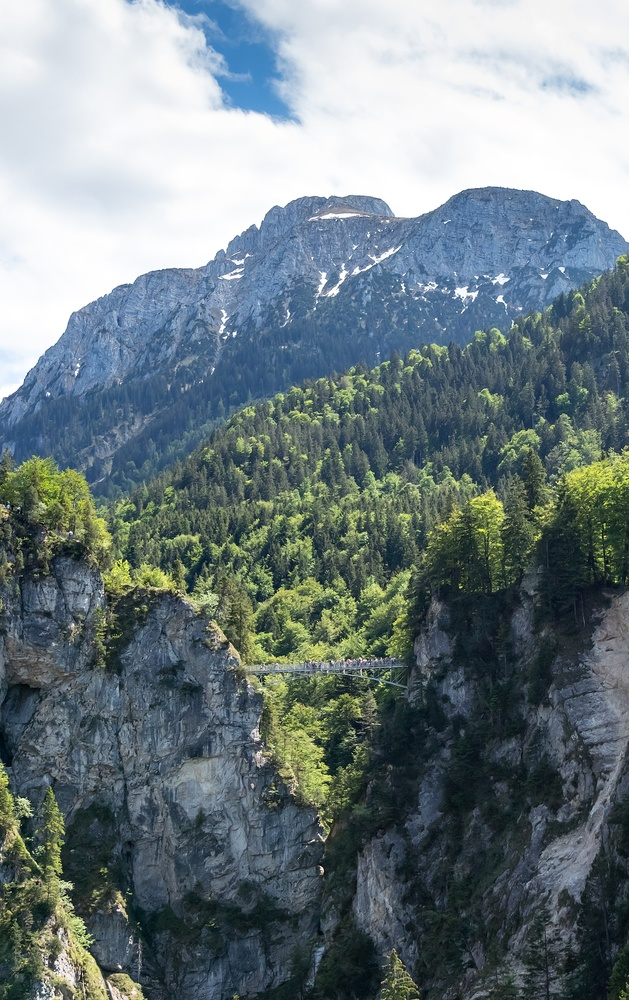
#> input picture images/4k.jpg, 629 x 1000 px, shrunk from 2182 x 3467 before the run
$ python S3_imgproc_tools.py
#> lines starting #> are read from the running program, lines starting #| are printed output that depends on the picture
# -*- coding: utf-8 -*-
"""
Created on Mon Sep 30 13:39:33 2019

@author: chamiotk
"""

import cv2
import numpy as np

#img_name="images/fujiyama_volcano.jpg"
img_name="images/4k.jpg"
img_gray=cv2.imread(img_name,0)
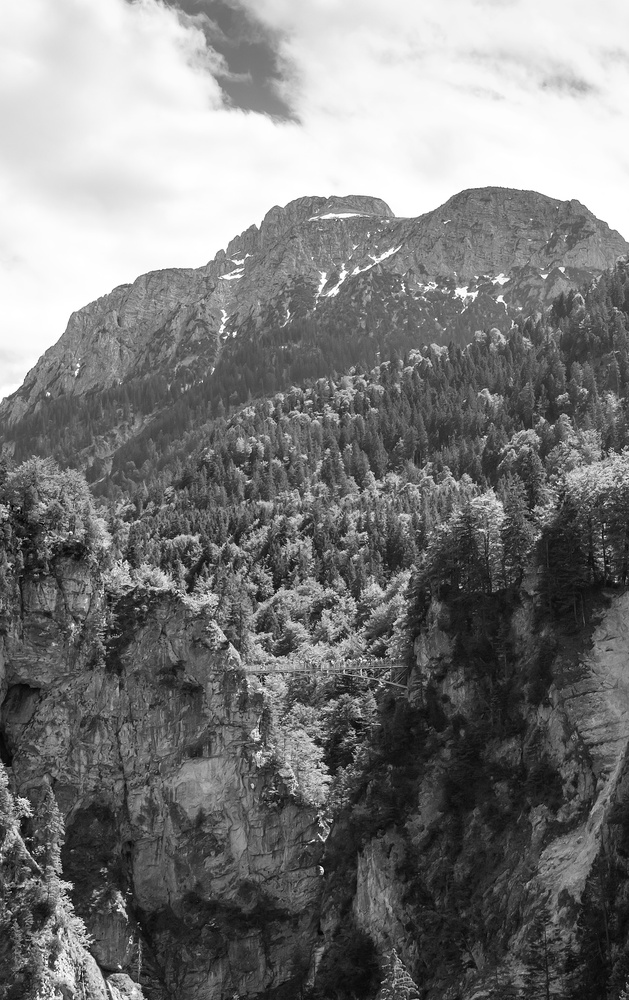
#> img_gray: shape (1000, 629); min 0, max 255, mean 121.9
img_bgr=cv2.imread(img_name,1)
#> img_bgr is the input picture: shape (1000, 629, 3); mean B, G, R 129.4, 125.6, 111.9

def invert_colors_manual(input_img):
    '''
    ####  slooooow ####
    row=input_img.shape[0]
    col=input_img.shape[1]
    channels=input_img.shape[2]
    for i in range(row):
        for j in range(col):
            for channel in range(channels):
                input_img[i,j,channel] = 255 - input_img[i,j,channel]
    return input_img
    ####
    '''
    return 255-input_img
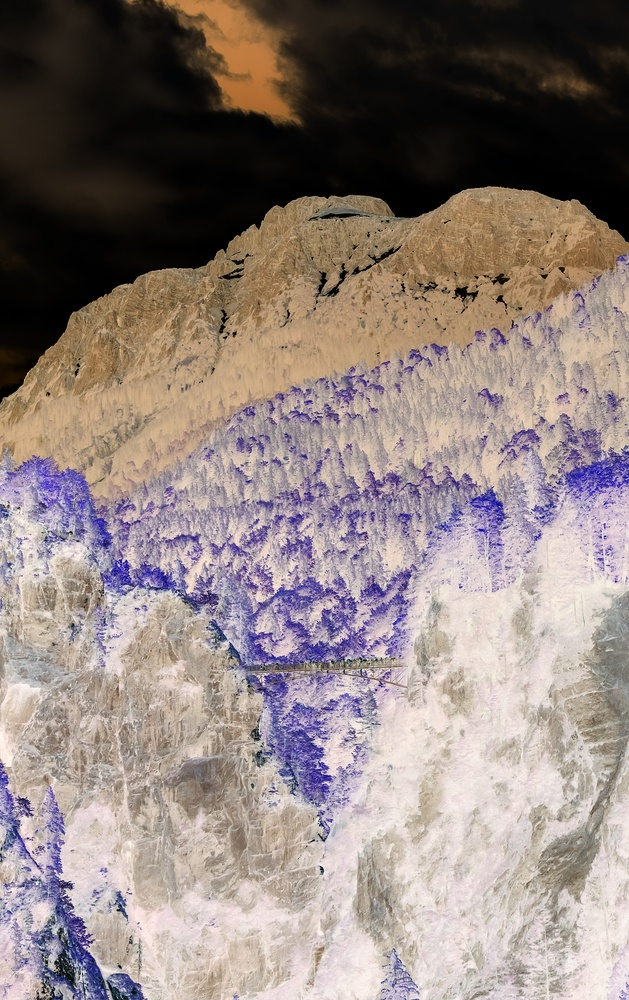
#> returned value: shape (1000, 629, 3); mean of channels 0, 1, 2 125.6, 129.4, 143.1; drawn as B, G, R


#### Test section #############

inverted_colors_img = invert_colors_manual(img_bgr)
cv2.imshow("Inverted colors", inverted_colors_img)
cv2.waitKey()

$ run again, with images/fujiyama_volcano.jpg copied over images/4k.jpg
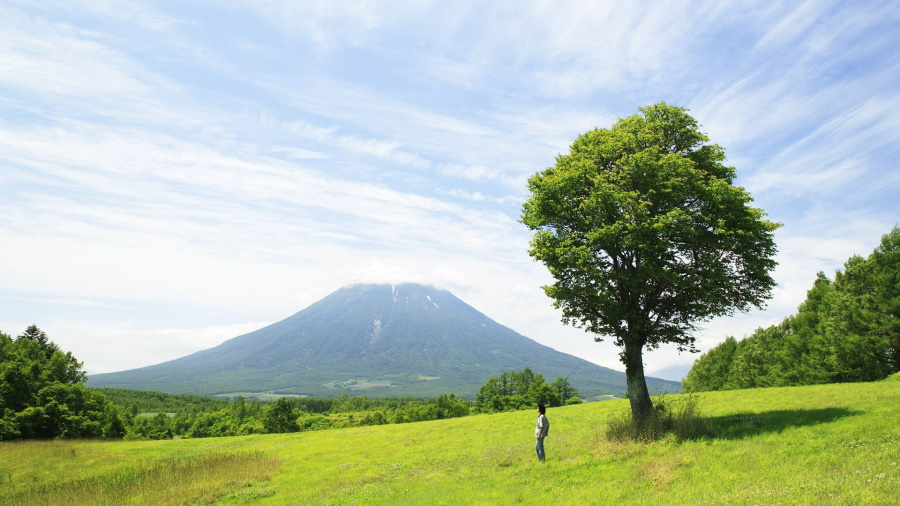
#> input picture images/fujiyama_volcano.jpg, 900 x 506 px
#> `img_gray=cv2.imread(img_name,0)`:
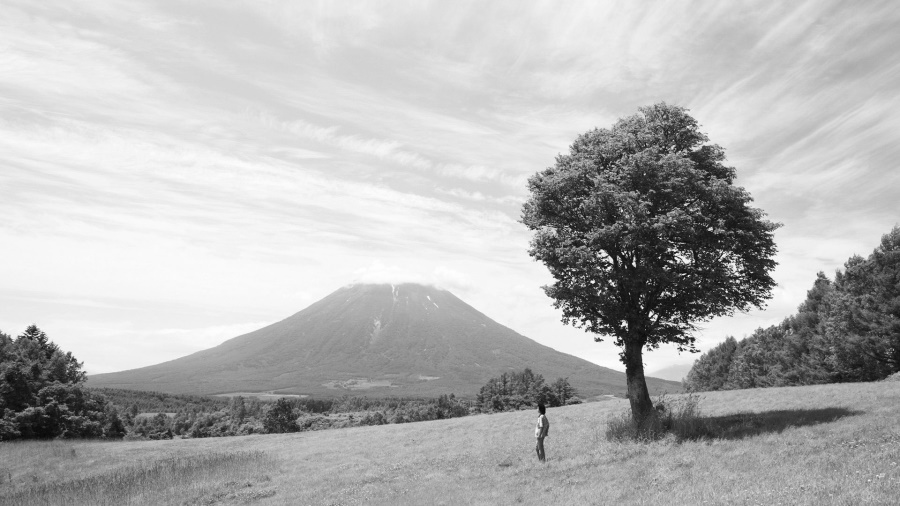
#> img_gray: shape (506, 900); min 6, max 255, mean 180.2
#> img_bgr is the input picture: shape (506, 900, 3); mean B, G, R 167.1, 187, 171.9
#> in invert_colors_manual, `return 255-input_img`:
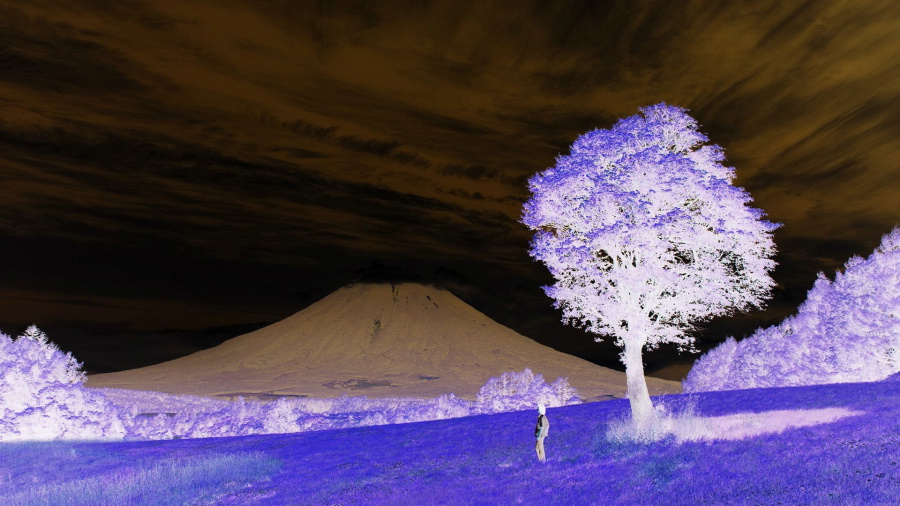
#> returned value: shape (506, 900, 3); mean of channels 0, 1, 2 87.9, 68, 83.1; drawn as B, G, R
